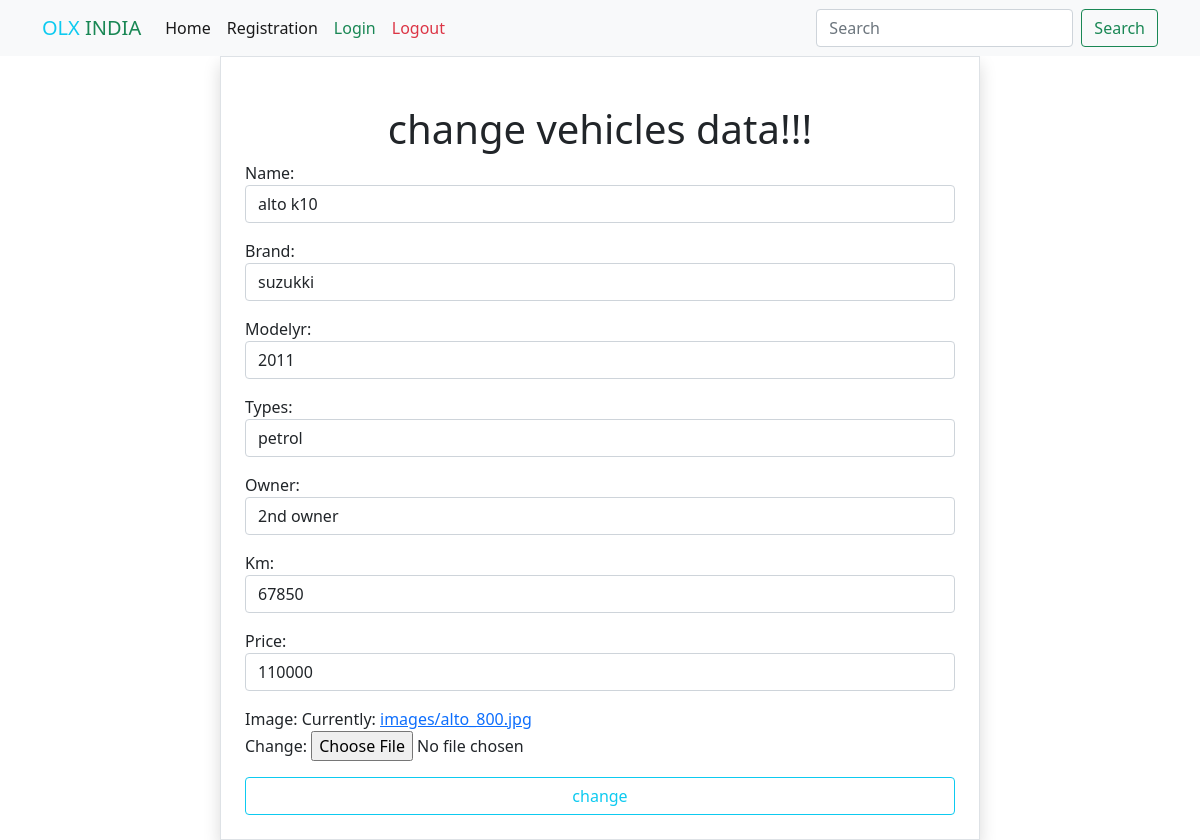
Page /olx/1/change on the committed database.
### operation/models.py (models this page shows)
class Olx(models.Model):
    name =models.CharField(max_length=200)
    brand =models.CharField(max_length=200)
    modelyr =models.PositiveIntegerField()
    types =models.CharField(max_length=200)
    owner =models.CharField(max_length=200)
    km =models.PositiveIntegerField()
    price =models.PositiveIntegerField()
    image=models.ImageField(upload_to="images",null=True)

### operation/views.py (the view, shortened to what this page needs)
# urls.py: path("olx/<int:pk>/change",OlxUpadateView.as_view(),name="olx-change"),
class OlxUpadateView(View):
    def get(self,request,*args,**kwargs):
        id=kwargs.get("pk")
        obj=Olx.objects.get(id=id)
        form=OlxChangeForm(instance=obj)
        return render(request,"olx_edit.html",{"form":form})

### operation/forms.py
class OlxChangeForm(forms.ModelForm):
    class Meta:
        model=Olx
        fields="__all__"
        widgets ={
            "name":forms.TextInput(attrs={"class":"form-control"}),
            "brand":forms.TextInput(attrs={"class":"form-control"}),
            "modelyr":forms.TextInput(attrs={"class":"form-control"}),
            "types":forms.TextInput(attrs={"class":"form-control"}),
            "owner":forms.TextInput(attrs={"class":"form-control"}),
            "km":forms.TextInput(attrs={"class":"form-control"}),
            "price":forms.TextInput(attrs={"class":"form-control"}),
        }

### operation/templates/olx_edit.html (shortened to what this page needs)
{% extends 'base.html'%}
{% block body_block%}
<div class="container">
    <div class="row">
        <div class="col-2"></div>
        <div class="col-8 p-4 border shadow">
            <h1 class="text-center mt-4">change vehicles data!!!</h1>
            <form action="" method="post" enctype="multipart/form-data">
                {{form.as_p}}
                <button type="submit" class="btn btn-outline-info form-control">change</button>
            </form>
        </div>
        <div class="col-2"></div>
    </div>
</div>
{% endblock%}

### rows in the picture
Olx: name "alto k10", brand "suzukki", modelyr "2011", types "petrol", owner "2nd owner", km "67850", price "110000"
